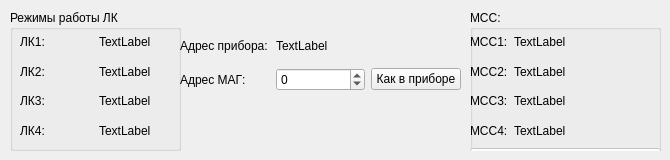
    <widget class="QWidget" name="tab_3">
     <attribute name="title">
      <string>БД-В</string>
     </attribute>
     <widget class="QGroupBox" name="groupBox_6">
      <property name="geometry">
       <rect>
        <x>10</x>
        <y>10</y>
        <width>171</width>
        <height>141</height>
       </rect>
      </property>
      <property name="title">
       <string>Режимы работы ЛК</string>
      </property>
      <widget class="QWidget" name="gridLayoutWidget_10">
       <property name="geometry">
        <rect>
         <x>10</x>
         <y>20</y>
         <width>151</width>
         <height>112</height>
        </rect>
       </property>
       <layout class="QGridLayout" name="gridLayout_10">
        <item row="1" column="0">
         <widget class="QLabel" name="label_28">
          <property name="text">
           <string>ЛК2:</string>
          </property>
         </widget>
        </item>
        <item row="0" column="0">
         <widget class="QLabel" name="label_29">
          <property name="text">
           <string>ЛК1:</string>
          </property>
         </widget>
        </item>
        <item row="2" column="0">
         <widget class="QLabel" name="label_30">
          <property name="text">
           <string>ЛК3:</string>
          </property>
         </widget>
        </item>
        <item row="3" column="0">
         <widget class="QLabel" name="label_31">
          <property name="text">
           <string>ЛК4:</string>
          </property>
         </widget>
        </item>
        <item row="0" column="1">
         <widget class="QLabel" name="BDV_LK1">
          <property name="text">
           <string>TextLabel</string>
          </property>
         </widget>
        </item>
        <item row="1" column="1">
         <widget class="QLabel" name="BDV_LK2">
          <property name="text">
           <string>TextLabel</string>
          </property>
         </widget>
        </item>
        <item row="2" column="1">
         <widget class="QLabel" name="BDV_LK3">
          <property name="text">
           <string>TextLabel</string>
          </property>
         </widget>
        </item>
        <item row="3" column="1">
         <widget class="QLabel" name="BDV_LK4">
          <property name="text">
           <string>TextLabel</string>
          </property>
         </widget>
        </item>
       </layout>
      </widget>
     </widget>
     <widget class="QGroupBox" name="groupBox_10">
      <property name="geometry">
       <rect>
        <x>470</x>
        <y>10</y>
        <width>191</width>
        <height>141</height>
       </rect>
      </property>
      <property name="title">
       <string>МСС:</string>
      </property>
      <widget class="QWidget" name="verticalLayoutWidget_4">
       <property name="geometry">
        <rect>
         <x>0</x>
         <y>20</y>
         <width>191</width>
         <height>140</height>
        </rect>
       </property>
       <layout class="QVBoxLayout" name="verticalLayout_4">
        <item>
         <layout class="QGridLayout" name="gridLayout_14">
          <property name="sizeConstraint">
           <enum>QLayout::SetMinimumSize</enum>
          </property>
          <item row="0" column="0">
           <widget class="QLabel" name="label_46">
            <property name="sizePolicy">
             <sizepolicy hsizetype="Minimum" vsizetype="Preferred">
              <horstretch>0</horstretch>
              <verstretch>0</verstretch>
             </sizepolicy>
            </property>
            <property name="text">
             <string>МСС1:</string>
            </property>
           </widget>
          </item>
          <item row="0" column="1">
           <widget class="QLabel" name="lMSS1_V">
            <property name="text">
             <string>TextLabel</string>
            </property>
           </widget>
          </item>
          <item row="1" column="0">
           <widget class="QLabel" name="label_47">
            <property name="sizePolicy">
             <sizepolicy hsizetype="Minimum" vsizetype="Preferred">
              <horstretch>0</horstretch>
              <verstretch>0</verstretch>
             </sizepolicy>
            </property>
            <property name="text">
             <string>МСС2:</string>
            </property>
           </widget>
          </item>
          <item row="1" column="1">
           <widget class="QLabel" name="lMSS2_V">
            <property name="text">
             <string>TextLabel</string>
            </property>
           </widget>
          </item>
          <item row="2" column="0">
           <widget class="QLabel" name="label_48">
            <property name="sizePolicy">
             <sizepolicy hsizetype="Maximum" vsizetype="Preferred">
              <horstretch>0</horstretch>
              <verstretch>0</verstretch>
             </sizepolicy>
            </property>
            <property name="text">
             <string>МСС3:</string>
            </property>
           </widget>
          </item>
          <item row="2" column="1">
           <widget class="QLabel" name="lMSS3_V">
            <property name="text">
             <string>TextLabel</string>
            </property>
           </widget>
          </item>
          <item row="3" column="0">
           <widget class="QLabel" name="label_49">
            <property name="sizePolicy">
             <sizepolicy hsizetype="Minimum" vsizetype="Preferred">
              <horstretch>0</horstretch>
              <verstretch>0</verstretch>
             </sizepolicy>
            </property>
            <property name="text">
             <string>МСС4:</string>
            </property>
           </widget>
          </item>
          <item row="3" column="1">
           <widget class="QLabel" name="lMSS4_V">
            <property name="text">
             <string>TextLabel</string>
            </property>
           </widget>
          </item>
         </layout>
        </item>
        <item>
         <widget class="QPushButton" name="pbLOadMSS_V">
          <property name="enabled">
           <bool>false</bool>
          </property>
          <property name="text">
           <string>Загрузить</string>
          </property>
         </widget>
        </item>
       </layout>
      </widget>
     </widget>
     <widget class="QWidget" name="gridLayoutWidget_9">
      <property name="geometry">
       <rect>
        <x>180</x>
        <y>30</y>
        <width>281</width>
        <height>61</height>
       </rect>
      </property>
      <layout class="QGridLayout" name="gridLayout_9">
       <item row="1" column="2">
        <widget class="QPushButton" name="pbMAGAddrOnDeviceV">
         <property name="text">
          <string>Как в приборе</string>
         </property>
        </widget>
       </item>
       <item row="0" column="0">
        <widget class="QLabel" name="label_26">
         <property name="text">
          <string>Адрес прибора:</string>
         </property>
        </widget>
       </item>
       <item row="1" column="0">
        <widget class="QLabel" name="label_27">
         <property name="text">
          <string>Адрес МАГ:</string>
         </property>
        </widget>
       </item>
       <item row="1" column="1">
        <widget class="QSpinBox" name="MAGV_ADDR">
         <property name="minimum">
          <number>-1</number>
         </property>
        </widget>
       </item>
       <item row="0" column="1">
        <widget class="QLabel" name="BDV_ADDR">
         <property name="text">
          <string>TextLabel</string>
         </property>
        </widget>
       </item>
      </layout>
     </widget>
    </widget>
